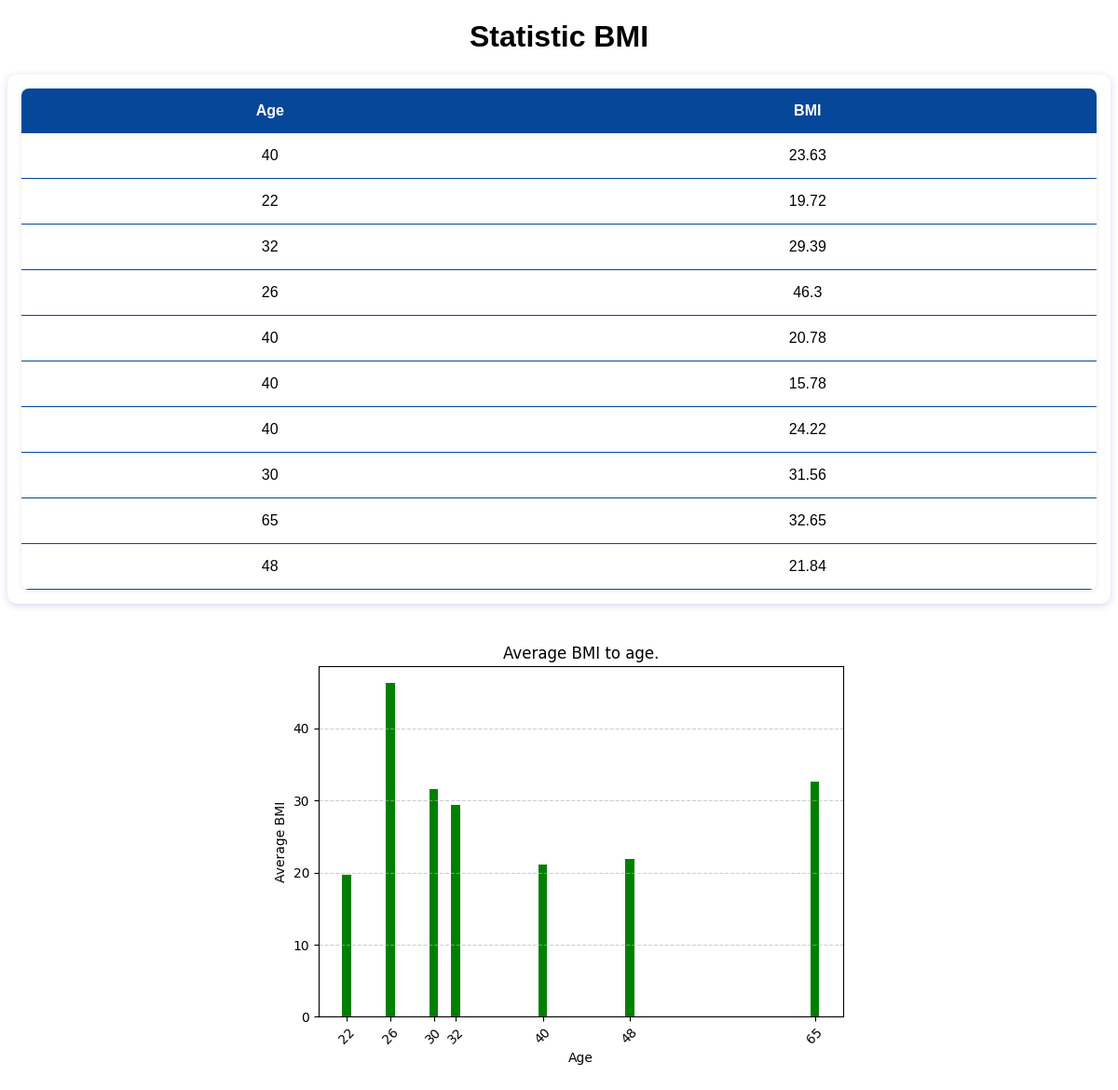
Screenshot of /stats with the database file from the repository.
### tables this page shows
CREATE TABLE users (
            id INTEGER PRIMARY KEY AUTOINCREMENT,
            age INTEGER,
            bmi REAL
        );

### app.py (the view)
@app.route("/stats")
def stats_page():
    data = load_data()
    if data:
        plot_bmi(data)
    return render_template("stats.html", data=data)

### stats.py (called while the page is built)
def load_data():
    conn = sqlite3.connect("bmi_data.db")
    cursor = conn.cursor()
    cursor.execute("SELECT age, bmi FROM users")
    data = cursor.fetchall()
    conn.close()
    return data

def plot_bmi(data, save_path="static/bmi_chart.png"):
    bmi_by_age = defaultdict(list)
    for age, bmi in data:
        bmi_by_age[age].append(bmi)
    ages = sorted(bmi_by_age.keys())
    avg_bmis = [round(sum(bmi_by_age[age]) / len(bmi_by_age[age]), 2) for age in ages]
    plt.bar(ages, avg_bmis, color='green')
    plt.title("Average BMI to age.")
    plt.xlabel("Age")
    plt.ylabel("Average BMI")
    plt.xticks(ages, rotation=45)
    plt.grid(axis='y', linestyle='--', alpha=0.6)
    plt.tight_layout()
    plt.savefig(save_path)
    plt.close()

### templates/stats.html (shortened to what this page needs)
<!doctype html>
<html lang="en">
<head>
    <link rel="stylesheet" href="{{ url_for('static', filename='style.css') }}">
</head>
</head>
<body>
<h1>Statistic BMI</h1>
<div class="container">
    <div class="table_wrapper">
        <table class="stats_table">
            <thead>
                <tr>
                    <th>Age</th>
                    <th>BMI</th>
                </tr>
            </thead>
            <tbody>
                {% for age, bmi in data %}
                <tr>
                    <td>{{ age }}</td>
                    <td>{{ bmi }}</td>
                </tr>
                {% endfor %}
            </tbody>
        </table>
    </div>
</div>
<img src="{{ url_for('static', filename='bmi_chart.png') }}" alt="Graf BMI">
</body>
</html>

### static/style.css (style rules this page uses)
body { text-align: center; font-family: Arial, sans-serif; }
.table_wrapper { padding: 15px; border-radius: 10px; box-shadow: 0 2px 8px rgb(51, 56, 160, 0.2); }
.stats_table { width: 100%; border-collapse: collapse; box-shadow: 0 1px 5px rgba(0,0,0,0.1); border-radius: 8px; overflow: hidden; }
.stats_table thead { background-color: #074799; color: white; }
.stats_table th, .stats_table td { padding: 15px; text-align: center; }
.stats_table tbody tr { border-bottom: 1px solid #074799; }
img { margin-top: 30px }

### rows the page displays
users: age "40", bmi "23.63"
users: age "22", bmi "19.72"
users: age "32", bmi "29.39"
users: age "26", bmi "46.3"
users: age "40", bmi "20.78"
users: age "40", bmi "15.78"
users: age "40", bmi "24.22"
users: age "30", bmi "31.56"
users: age "65", bmi "32.65"
users: age "48", bmi "21.84"
